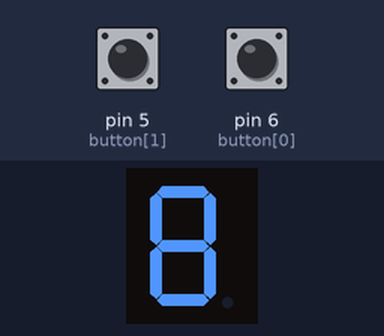
This sketch was run on a simulated Arduino Uno, built with avr-gcc and run on an emulated ATmega328P. On the bench: 1-digit seven-segment display. Wiring (inferred from the names in the program): 1-digit 7-segment display, segments lit when LOW: segments pin 13, pin 12, pin 11, pin 10, pin 9, pin 8, pin 7. The test bench sets the inputs (shaded band); at power-on: pin 5 (button[1]) HIGH, pin 6 (button[0]) HIGH. Random numbers use the default seed unless the sketch sets one; the segment pins are drawn as the display they are named for.

Above: at 1.2 s.
1.3 s: pin 5 (button[1]) pulled LOW for 0.15 s
At 3.0 s:
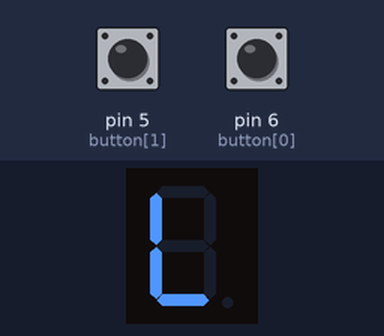
3.3 s: pin 6 (button[0]) pulled LOW for 0.15 s
At 4.2 s:
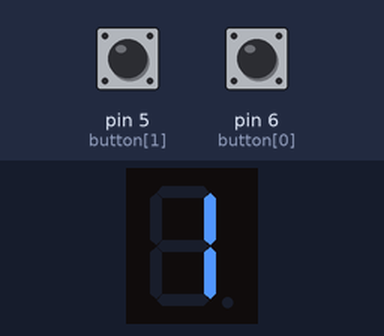
4.9 s: pin 6 (button[0]) pulled LOW for 1 s
At 5.5 s:
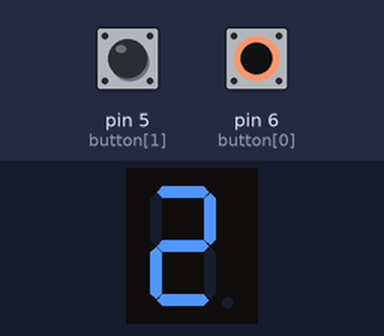
7.4 s: pin 6 (button[0]) pulled LOW for 0.15 s
At 8.6 s:
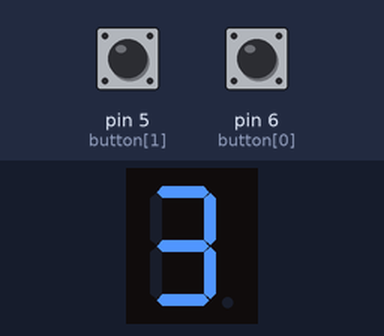
9.0 s: pin 6 (button[0]) pulled LOW for 3.2 s
At 9.8 s:
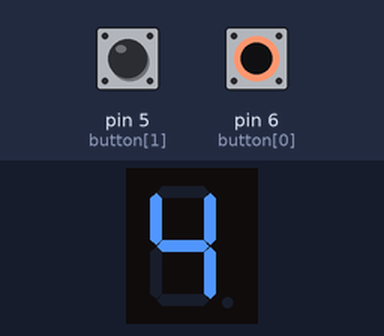
13.7 s: pin 6 (button[0]) pulled LOW for 0.15 s
At 14.5 s:
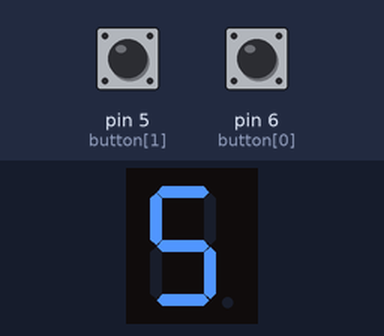
Timing chart, 0 to 16.3 s (numbered marks = the images above; inputs shaded):
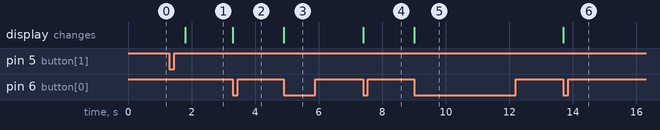

Measured:
- after the input at 1.3 s, the display: changes after 0.50 s (image 1)
- after the input at 3.3 s, the display: changes at once (image 2)
- after the input at 4.9 s, the display: changes at once (image 3)
- after the input at 7.4 s, the display: changes at once (image 4)
- after the input at 9.0 s, the display: changes at once (image 5)
- after the input at 13.7 s, the display: changes at once (image 6)

The sketch:

as_6.ino
```cpp
int segmentpin[8] = {13,12,11,10,9,8,7} ;    // a b c d e f g //
int num[10] = {7789,B11111001,B10100100,B10110000,B10011001,B10010010,B10000010,B11011000,B10000000,B10010000}; //number
int sym[4] = {7789,B11000000,B11000111,B11000010}; //symbol
int button[2] = {6,5};
int reading[2] ;
int lastButtonState[2] = {1, 1};
int buttonState[2];
int number = 0 ; //setSymbol
int symbol = 1 ; //setNumber
int debounceDelay = 50;
int lastDebounceTime[2];
int randomNumber ;
// common Anode = 0 For high
//  num1 = B11111001  // eq = B11000000 เท่ากับ
//  num2 = B10100100  // L  = B11000111 น้อยกว่า
//  num3 = B11110000  // G  = B11000010 มากกว่า
//  num4 = B10011001
//  num5 = B10010010
//  num6 = B10000010
//  num7 = B11011000
//  num8 = B10000000
//  num9 = B10010000
void setup()
{
  Serial.begin(9600);

  for(int i = 0 ; i <8 ;i++)
    {
      pinMode(segmentpin[i],OUTPUT); // 8 pin
    }
    pinMode(button[0],INPUT_PULLUP);
    pinMode(button[1],INPUT_PULLUP);
    randomSeed(analogRead(A0));
    randomNumber = random(1,10); //realmax = max-1
}
void loop()
{
  handle_start_button();
  handle_guess_button();

}
int debounce(int i)
{
  int isChange = 0;
  reading[i] = digitalRead(button[i]);
  if (reading[i] != lastButtonState[i])
  {
    lastDebounceTime[i] = millis();
  }
  if ((millis() - lastButtonState[i]) > debounceDelay)
  {
    if (reading[i] != buttonState[i])
    {
      buttonState[i] = reading[i];
      isChange = 1;
    }
  }
  lastButtonState[i] = reading[i];
  return isChange;
}
void handle_start_button() //กดปุ่มตัวเลข
{

     if(debounce(0))
      {
        if(0 == digitalRead(button[0]))
        {
          number +=1 ;
          if(number == 10)
          {
           number = 1 ;
          }
        numberRun(number);
        delay(250);
        }
      }
}
void numberRun(int number) //แสดงผลตัวเลข
{
  for(int pt = 0 ; pt <8 ; pt ++)  // pt : position of bit
         {
          boolean isBitSet = bitRead(num[number],pt);
          digitalWrite(segmentpin[pt],isBitSet);
         }
}
void handle_guess_button() //กดปุ่มสัญลักษณ์
{
  if (debounce(1))
  {
    if (0 == digitalRead(button[1]))
    {
      if (number == randomNumber)
      {
        delay(500);
        numberCheck(1);
        randomNumber = random(1,10); //
        Serial.println(randomNumber);
      }
      else if (number < randomNumber)
      {
        delay(500);
        numberCheck(2);
      }
      else if (number > randomNumber)
      {
        delay(500);
        numberCheck(3);
      }
    }
  }
}
void numberCheck(int symbol) //แสดงผลสัญลักษณ์
{
  for(int pt = 0 ; pt <8 ; pt ++)  // pt : position of bit
         {
          boolean isBitSet = bitRead(sym[symbol],pt);
          digitalWrite(segmentpin[pt],isBitSet);
         }
}
```
